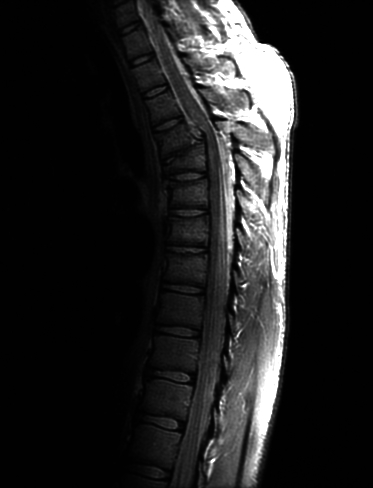
%> input picture DigitalImageProcessing-SJTU/prob1/Fig1.jpg, 373 x 488 px
$ octave prob1.m   (GNU Octave 9; MATLAB toolbox functions it lacks are replaced by stand-ins)
%> lines starting %> are read from the running program, lines starting %| are printed output that depends on the picture
%原始图计算直方图
subplot(1,2,1);
f = imread('Fig1.jpg');
%> f is the input picture: size 488x373 uint8; min 0, max 255, mean 32.6
h = imhist(f,25);
%> h = 25 values, max 113634 at index 1, min 412 at index 21, mean 7281
horz = linspace(0,255,25);
bar(horz,h);
axis([0 255 0 120000]);
set(gca,'xtick',0:10:255);
xlabel('grey level');
ylabel('pixel num');
title('Histogram of Fig1');

%直方图均衡化
subplot(1,2,2);
f = imread('Fig1.jpg');
eq_f = histeq(f);
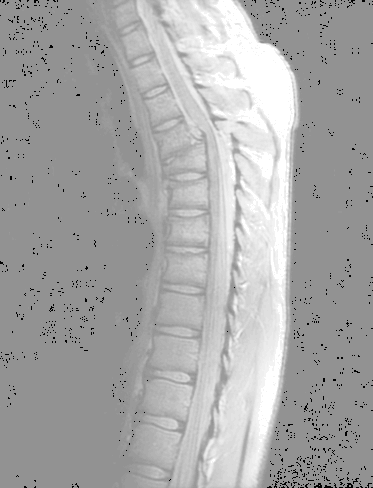
%> eq_f: size 488x373 uint8; min 0, max 255, mean 167.7
imshow(eq_f);
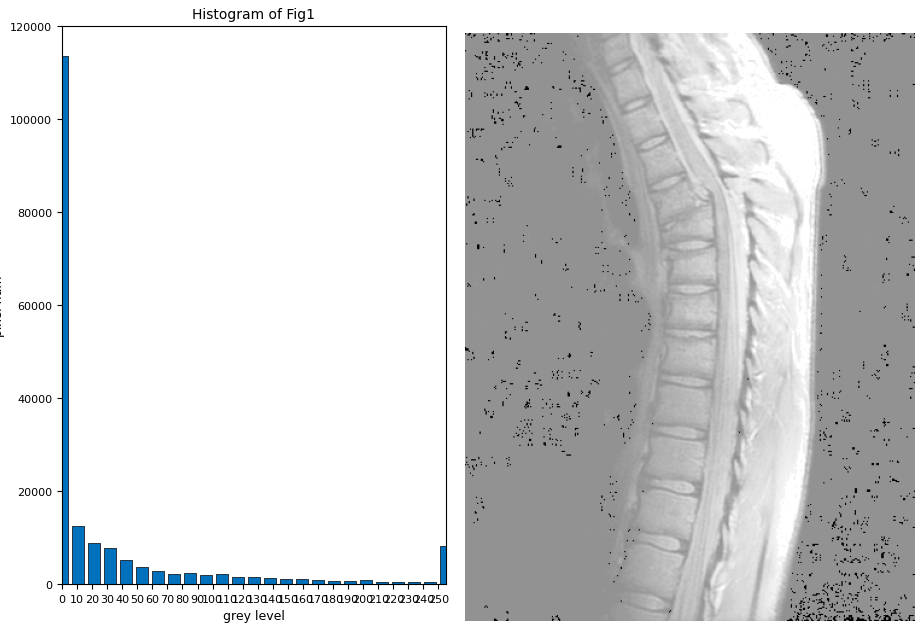
%> figure redrawn from the program's plot data, 2 panels
h = imhist(eq_f,25);
%> h = 25 values, max 109763 at index 15, min 0 at index 2, mean 7281
horz = linspace(0,255,25);
bar(horz,h);
axis([0 255 0 120000]);
set(gca,'xtick',0:10:255);
xlabel('grey level');
ylabel('pixel num');
title('Histogram of enhanced Fig1');
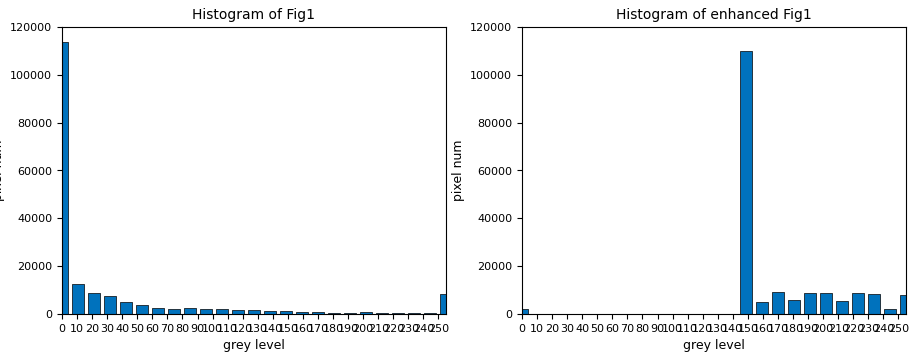
%> figure redrawn from the program's plot data, 2 panels; panel 1: tallest bar 113634 high, from x = -4.25 to 4.25; panel 2: tallest bar 109763 high, from x = 144.5 to 153

%获得直方图均衡化的转换方程
f = imread('Fig1.jpg');
h = imhist(f);
%> h = 256 values, max 102029 at index 2, min 1 at index 218, mean 711
cum_h = cumsum(h);
%> cum_h = 256 values from 2230 to 182024
bar(cum_h);
xlabel('grey level');
ylabel('cumulated pixel num');
title('Histogram-Equalization Transform');
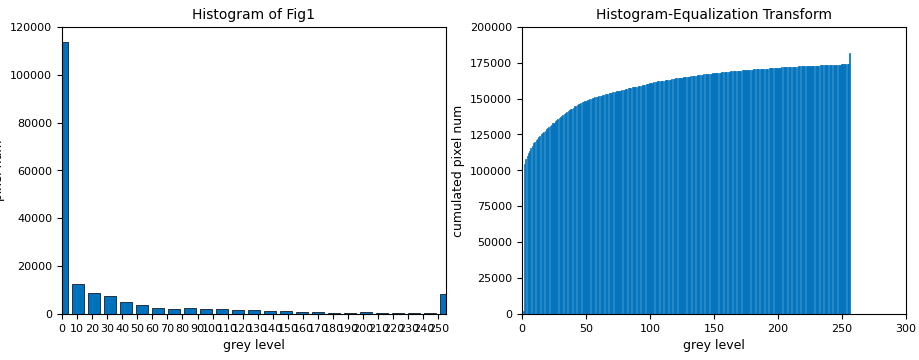
%> figure redrawn from the program's plot data, 2 panels; panel 1: tallest bar 113634 high, from x = -4.25 to 4.25; panel 2: tallest bar 182024 high, from x = 255.6 to 256.4

$ run again, with DigitalImageProcessing-SJTU/prob1/Fig2.jpg copied over DigitalImageProcessing-SJTU/prob1/Fig1.jpg
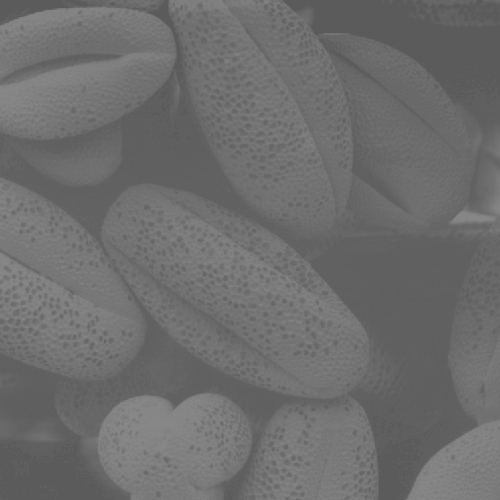
%> input picture DigitalImageProcessing-SJTU/prob1/Fig2.jpg, 500 x 500 px
%> f is the input picture: size 500x500 uint8; min 90, max 138, mean 109.1
%> `h = imhist(f,25);`: h = 25 values, max 77507 at index 12, min 0 at index 1, mean 10000
%> `imshow(eq_f);`:
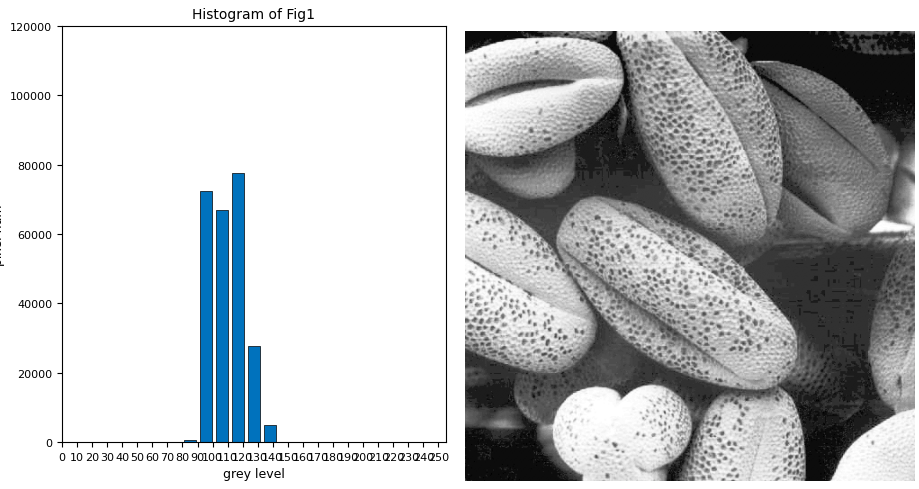
%> figure redrawn from the program's plot data, 2 panels
%> `h = imhist(eq_f,25);`: h = 25 values, max 29263 at index 6, min 0 at index 5, mean 10000
%> `h = imhist(f);`: h = 256 values, max 19057 at index 97, min 0 at index 1, mean 976.6
%> cum_h = 256 values from 0 to 250000
%> `title('Histogram-Equalization Transform');`:
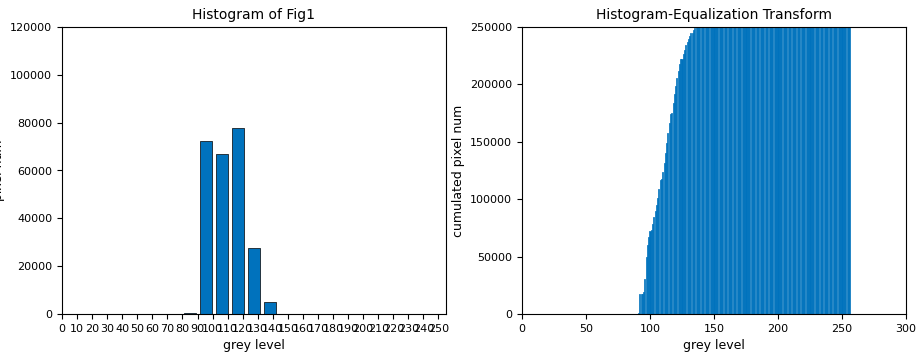
%> figure redrawn from the program's plot data, 2 panels; panel 1: tallest bar 77507 high, from x = 112.6 to 121.1; panel 2: tallest bar 250000 high, from x = 138.6 to 139.4
